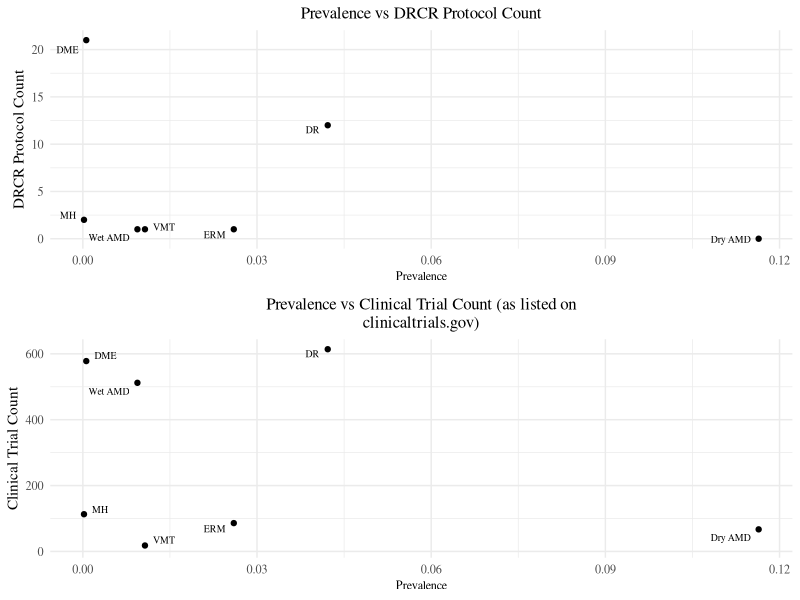
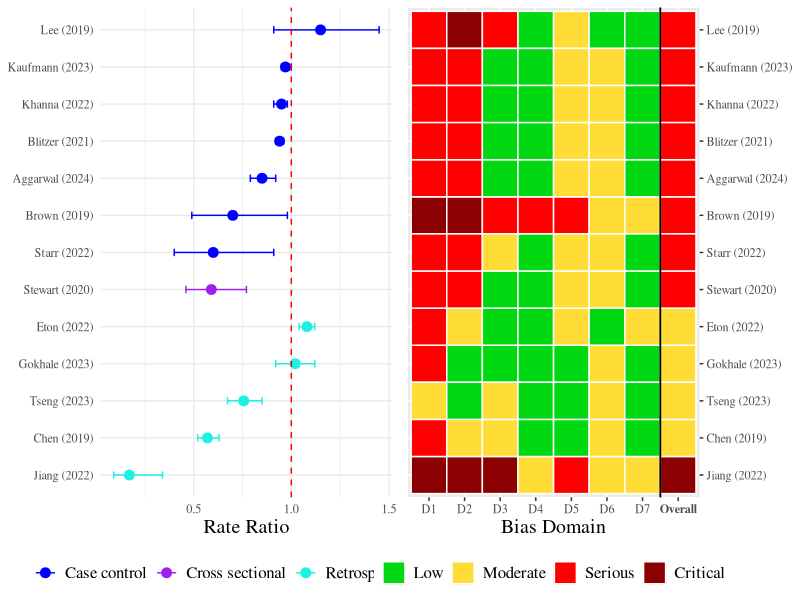

Write the R code that produced these figures, in order.
## ---- chunk 1
library(ggplot2)
library(dplyr)
library(ggrepel)
library(tidyr)
library(stringr)
library(egg)
## ---- chunk 2
prevalence_dict <- c(DR = 0.285 * 0.148, DME = 0.027 * 0.148 * 0.148, ERM = 0.026, VMT = 0.0107, RR = NULL, MH = 0.0002, Wet_AMD = 0.0094, Dry_AMD = 0.1164)

clinical_dict <- c(DR = 614, DME = 578, ERM = 86, VMT = 18, RR = 11, MH = 113, Wet_AMD = 512, Dry_AMD = 67)
## ---- chunk 3
protocol_df <- read.csv('drcrprotocols.csv')
protocol_df <- subset(protocol_df, Disease != 'MISC')

formatted_prevalence_df <- protocol_df %>%
  group_by(Disease) %>%
  summarise(Number_of_Rows = n())

dry_amd_row = data.frame(Disease = 'Dry_AMD', Number_of_Rows = 0)
formatted_prevalence_df <- rbind(formatted_prevalence_df, dry_amd_row)
formatted_prevalence_df$Prevalence <- prevalence_dict[match(formatted_prevalence_df$Disease, names(prevalence_dict))]
formatted_prevalence_df$Clinical_Trials_Count <- clinical_dict[match(formatted_prevalence_df$Disease, names(clinical_dict))]

formatted_prevalence_df <- formatted_prevalence_df %>%
  rename(DRCR_Protocol_Count = Number_of_Rows)
formatted_prevalence_df <- formatted_prevalence_df %>%
  mutate(Disease = gsub("_", " ", Disease))

common_theme <- theme_minimal() +
  theme(
    text = element_text(family = "serif"),
    plot.title = element_text(size = rel(1.1), hjust = 0.5),  
    axis.title.x = element_text(size = rel(0.8)),
    axis.title.y = element_text(size = rel(1))
  )

plt1 <- ggplot(formatted_prevalence_df, aes(x = Prevalence, y = DRCR_Protocol_Count, label = Disease)) +
  geom_point(size = 1.5) +
  geom_text_repel(box.padding = 0.3, segment.color = NA, size = 2.5, family = "serif") +
  labs(title = 'Prevalence vs DRCR Protocol Count',
       x = 'Prevalence',
       y = 'DRCR Protocol Count') + 
  common_theme 

plt2 <- ggplot(formatted_prevalence_df, aes(x = Prevalence, y = Clinical_Trials_Count, label = Disease)) + 
  geom_point(size = 1.5) +
  geom_text_repel(box.padding = 0.3, segment.color = NA, size = 2.5, family = "serif") +  
  labs(title = NULL,  # Remove the title from labs
       x = 'Prevalence', 
       y = 'Clinical Trial Count') + 
  ggtitle(str_wrap('Prevalence vs Clinical Trial Count (as listed on clinicaltrials.gov)', width = 60)) +
  common_theme

ggarrange(plt1, plt2, nrow = 2)

## ---- chunk 4

drcrrates <-read.csv('drcrrates.csv')
study_order <- c('Jiang (2022)', 'Chen (2019)', 'Tseng (2023)', 'Gokhale (2023)', 'Eton (2022)',
                 'Stewart (2020)',
                 'Starr (2022)', 'Brown (2019)', 'Aggarwal (2024)', 'Blitzer (2021)', 'Khanna (2022)', 'Kaufmann (2023)', 'Lee (2019)')

type_order <- c('Case control', 'Cross sectional', 'Retrospective cohort')


drcrrates$Paper <- factor(drcrrates$Paper, levels = study_order, ordered = TRUE)
drcrrates$Type <- factor(drcrrates$Type, levels = type_order, ordered = TRUE)

common_theme <- theme_minimal() +
  theme(
    text = element_text(family = "serif"),
    plot.title = element_text(size = rel(2)),  
    axis.title.x = element_text(size = rel(1.3)),
    axis.title.y = element_text(size = rel(1.3))
  )

rates <- ggplot(drcrrates, aes(x = Rate.ratio, y = Paper, color = Type)) +
  geom_point(position = position_dodge(width = 0.5), size = 3) +
  geom_errorbarh(aes(xmin = Lower, xmax = Upper, height = 0.2), position = position_dodge(width = 0.5)) +
  labs(title = 'Metformin Rate Ratios vs AMD',
       x = 'Rate Ratio',
       y = NULL,
       color = 'Study Type') +
  geom_vline(xintercept = 1, linetype = 'dashed', color = 'red') +
  common_theme +
  theme(legend.position = 'bottom',
        legend.title = element_blank(),
        legend.text = element_text(size = rel(1.1)),
        ) +
  scale_color_manual(values = c('blue','purple', '#1EF0E2'))

## ---- chunk 5

bias_df = read.csv('drcrbias.csv')

bias_df$Study <- factor(bias_df$Study, levels = study_order, ordered = TRUE)
df_dropped <- bias_df %>% select(-Type)
df_melted <- df_dropped %>%
  gather(key = "Bias_Type", value = "Bias_Level", -Study)

overall_bolder = c(rep(0, 7), 1)

color_map <- c('Low' = '#00D811', 'Moderate' = '#FFDC36', 'Serious' = 'red', 'Critical' = 'darkred')

bias <- ggplot(df_melted, aes(x = Bias_Type, y = Study, fill = Bias_Level)) +
  geom_tile(color = "white", size = 0.5) +
  scale_fill_manual(values = color_map, limits = c('Low', 'Moderate', 'Serious', 'Critical')) +
  geom_vline(xintercept = 7.501, linetype = 'solid') + 
  geom_vline(xintercept = 7.499, linetype = 'solid') +
  labs(title = 'ROBINS-I Tool Analysis', x = 'Bias Domain', y = NULL) +
  theme(
    legend.position = "bottom",
    legend.title = element_blank(),
    text = element_text(family = "serif"),
    plot.title = element_text(size = rel(2)),  
    axis.title.x = element_text(size = rel(1.3)),
    axis.title.y = element_text(size = rel(1.3)),
    axis.text.x = element_text(face = ifelse(overall_bolder, 'bold', 'plain')),
    legend.text = element_text(size = rel(1.1))
    )
## ---- chunk 6
bias <- bias +
  labs(title = NULL, x = 'Bias Domain', y = NULL) + scale_y_discrete(position = "right")

rates <- rates + labs(title = NULL, x = 'Rate Ratio', y = NULL)
plot <- ggarrange(rates, bias, ncol = 2)
